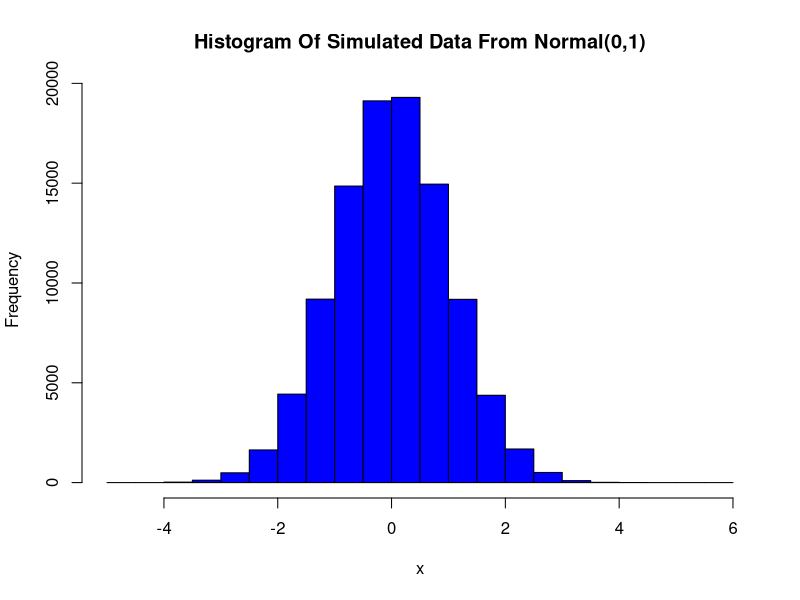
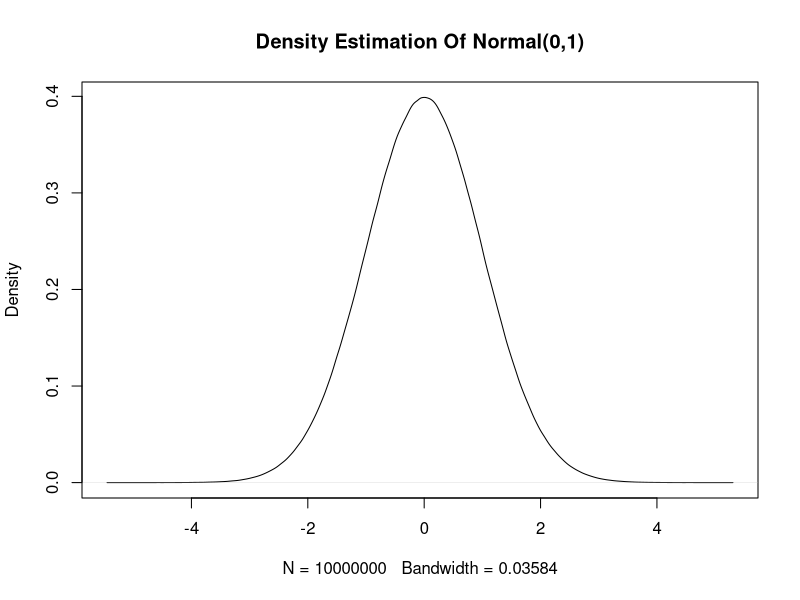
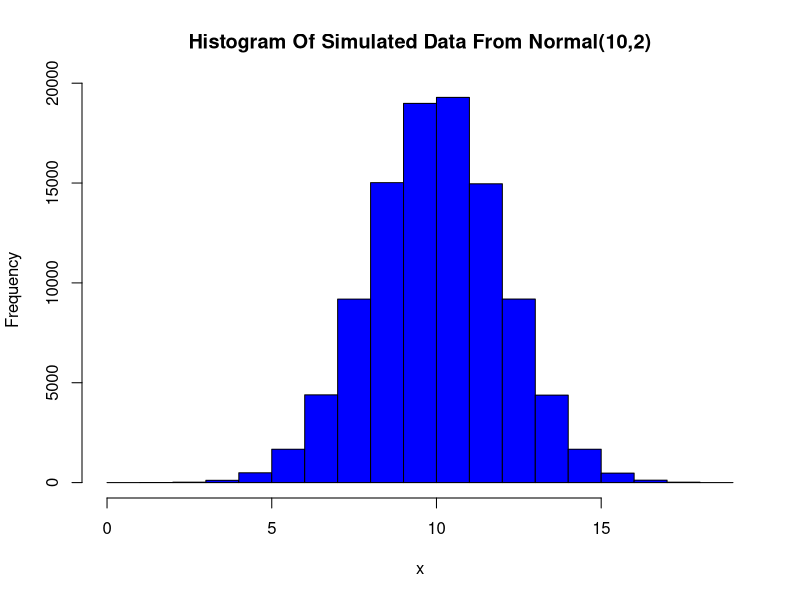
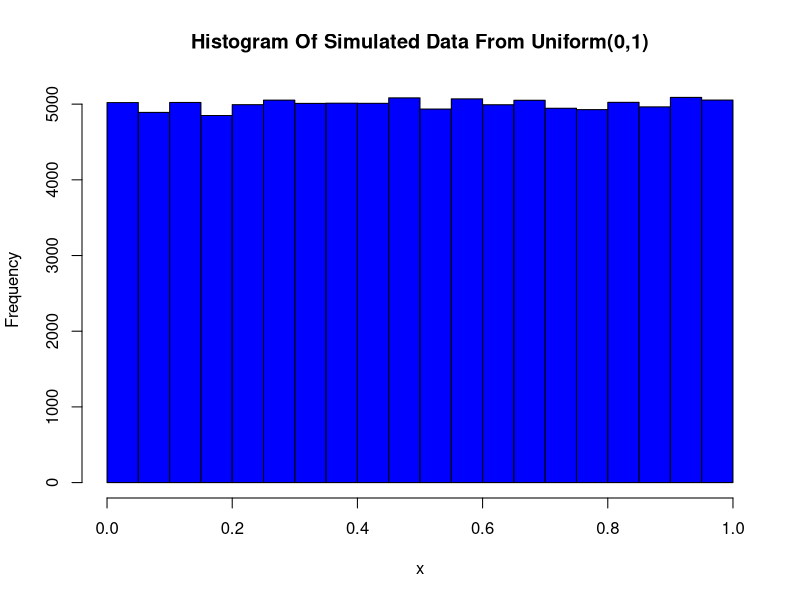
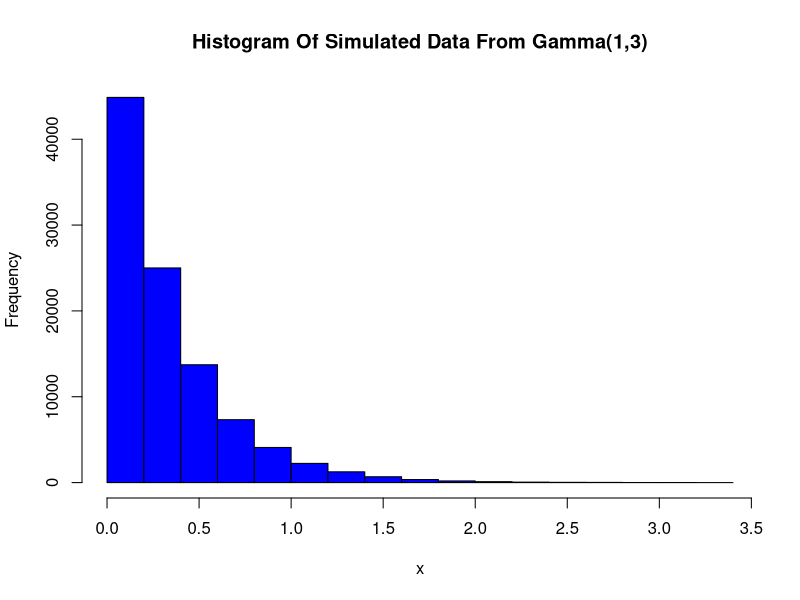
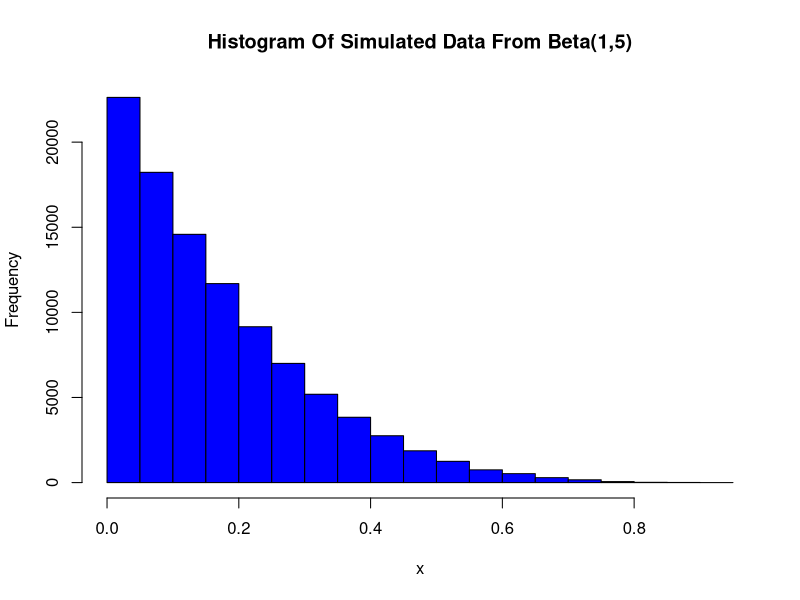
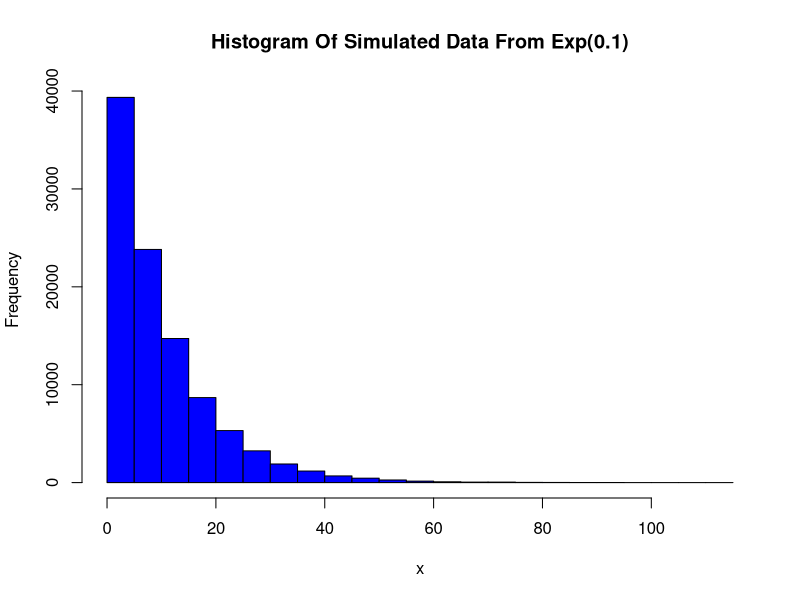
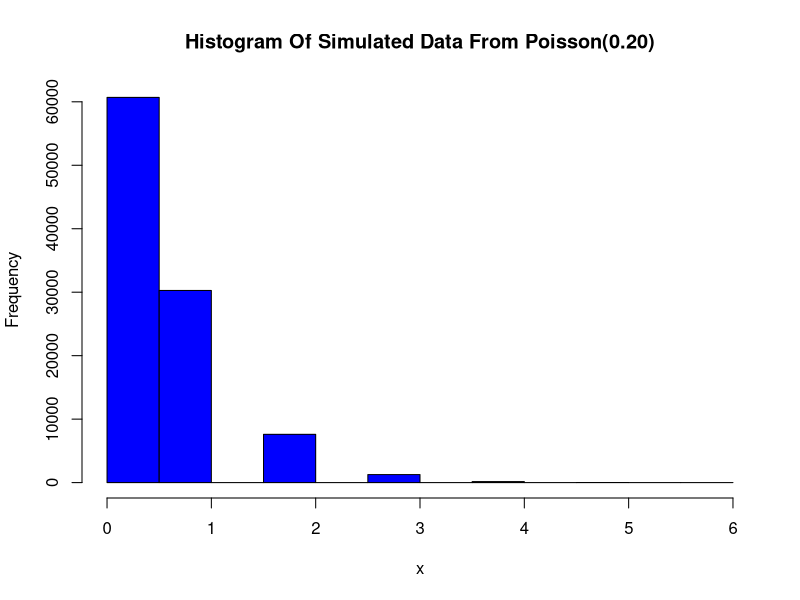

Write the R code that produced these figures, in order.

#-------------------------------------------------------------------------------
# Introduction to R
#-------------------------------------------------------------------------------

# To clear workspace: press ctrl L

# To clear history from R environment 
rm(list=ls(all=TRUE))

# R is working with objects. Objects (scalars, vectors, matrices, lists)
# can be created with the <- operator (or =).

# Scalars
x <- 10
x
y <- 20
y

x+y
x-y
x*y
x^2
x/y

#-------------------------------------------------------------------------------
# Vectors
x <- 1:10
x
# [1]  1  2  3  4  5  6  7  8  9 10

y <- x + 5
y
# [1]  6  7  8  9 10 11 12 13 14 15

x+y
# [1]  7  9 11 13 15 17 19 21 23 25

x-y
# [1] -5 -5 -5 -5 -5 -5 -5 -5 -5 -5

x*y
# [1]   6  14  24  36  50  66  84 104 126 150

x/y
# [1] 0.1666667 0.2857143 0.3750000 0.4444444 0.5000000
# [5] 0.5454545 0.5833333 0.6153846 0.6428571 0.6666667

x^2
# [1]   1   4   9  16  25  36  49  64  81 100

#-------------------------------------------------------------------------------
# Simple Mathematical Functions
exp(x)
# [1]     2.718282     7.389056    20.085537    54.598150   148.413159
# [5]   403.428793  1096.633158  2980.957987  8103.083928 22026.465795

sqrt(x)
# [1] 1.000000 1.414214 1.732051 2.000000 2.236068
# [5] 2.449490 2.645751 2.828427 3.000000 3.162278

abs(x)
# [1]  1  2  3  4  5  6  7  8  9 10

factorial(x)
# [1]       1       2       6      24     120
# [5]     720    5040   40320  362880 3628800

log(x)
# [1] 0.0000000 0.6931472 1.0986123 1.3862944 1.6094379
# [5]1.7917595 1.9459101 2.0794415 2.1972246 2.3025851

pi
# [1] 3.141593

x <- c(0.5, 1.2, 1.88, 3.2, 4.5)
x
# [1] 0.50 1.20 1.88 3.20 4.50

ceiling(x)
# [1] 1 2 2 4 5

floor(x)
# [1] 0 1 1 3 4

round(x, 2)
# [1] 0.50 1.20 1.88 3.20 4.50

round(exp(x), 3)
#[1]  1.649  3.320  6.554 24.533 90.017

x <- c(-100, 0, 50)
#[1] -100    0   50

sign(x)
#[1] -1  0  1

#-------------------------------------------------------------------------------
# Matrices
A <- matrix(1:9, nrow = 3, ncol=3, byrow=TRUE)
A
#       [,1] [,2] [,3]
# [1,]    1    2    3
# [2,]    4    5    6
# [3,]    7    8    9

# Subscription of matrix columns
A[,1]
# [1] 1 4 7

A[,2]
# [1] 2 5 8

A[,3]
# [1] 3 6 9

# Subscription of matrix rows
A[1,]
# [1] 1 2 3

A[2,]
# [1] 4 5 6

A[3,]
# [1] 7 8 9

# Subscription of matrix elements
A[1,1]
# [1] 1

A[2,3]
# [1] 6
 

B <- matrix(11:19, nrow = 3, ncol=3, byrow=TRUE)
B
#      [,1] [,2] [,3]
# [1,]   11   12   13
# [2,]   14   15   16
# [3,]   17   18   19


A+B
#      [,1] [,2] [,3]
# [1,]   12   14   16
# [2,]   18   20   22
# [3,]   24   26   28

B-A
#      [,1] [,2] [,3]
# [1,]   10   10   10
# [2,]   10   10   10
# [3,]   10   10   10

# Element by Element Matrix Multiplication, A[i,j] * B[i,j]
A*B
#      [,1] [,2] [,3]
# [1,]   11   24   39
# [2,]   56   75   96
# [3,]  119  144  171

# Element by Element Matrix Power, B[i,j] ^ A[i,j]
B^A
#           [,1]        [,2]         [,3]
# [1,]        11         144         2197
# [2,]     38416      759375     16777216
# [3,] 410338673 11019960576 322687697779

# Matrix Multiplication
A%*%B
#      [,1] [,2] [,3]
# [1,]   90   96  102
# [2,]  216  231  246
# [3,]  342  366  390

exp(A)
#             [,1]        [,2]       [,3]
# [1,]    2.718282    7.389056   20.08554
# [2,]   54.598150  148.413159  403.42879
# [3,] 1096.633158 2980.957987 8103.08393

sqrt(A)
#          [,1]     [,2]     [,3]
# [1,] 1.000000 1.414214 1.732051
# [2,] 2.000000 2.236068 2.449490
# [3,] 2.645751 2.828427 3.000000

# Diagonal of matrix A
diag(A)
# [1] 1 5 9

# Defining an Identity matrix
C = diag(3)
C
#      [,1] [,2] [,3]
# [1,]    1    0    0
# [2,]    0    1    0
# [3,]    0    0    1
 
# Means per row
apply(A, 1, mean)
# [1] 2 5 8

# Means per column
apply(A, 2, mean)

# cumsum
apply(A, 1, cumsum)
apply(A, 2, cumsum)

# Arrays 
A <- matrix(c(1, 2, 3, 4), nrow = 2, ncol=2, byrow=FALSE)
A
#      [,1] [,2]
# [1,]    1    3
# [2,]    2    4

B <- matrix(c(5, 6, 7, 8), nrow = 2, ncol=2, byrow=FALSE)
B
#      [,1] [,2]
# [1,]    5    7 
# [2,]    6    8

C <- matrix(c(9, 10, 11, 12), nrow = 2, ncol=2, byrow=FALSE)
#      [,1] [,2]
# [1,]    9   11
# [2,]   10   12

Z <- c(A,B,C)
# [1]  1  2  3  4  5  6  7  8  9 10 11 12

W <- array(Z, dim=c(2, 2, 3))
W

# , , 1

#      [,1] [,2]
# [1,]    1    3
# [2,]    2    4

#, , 2

#      [,1] [,2]
# [1,]    5    7
# [2,]    6    8

# , , 3

#     [,1] [,2]
# [1,]    9   11
# [2,]   10   12

W[1,,]
#     [,1] [,2] [,3]
# [1,]    1    5    9
# [2,]    3    7   11

W[,1,]
#      [,1] [,2] [,3]
# [1,]    1    5    9
# [2,]    2    6   10

W[,,1]
#      [,1] [,2]
# [1,]    1    3
# [2,]    2    4


#-------------------------------------------------------------------------------
# Lists
X <- NULL
X[[1]] <- 1:5
X[[2]] <- 11:20
X
# [[1]]
# [1] 1 2 3 4 5

# [[2]]
# [1] 11 12 13 14 15 16 17 18 19 20

X[[1]][3:5]
X[[2]][3:5]

    
#-------------------------------------------------------------------------------
# Statistical Functions
set.seed(12345)
x <- rnorm(100)
x
#  [1]  0.58552882  0.70946602 -0.10930331 -0.45349717  0.60588746
#  [6] -1.81795597  0.63009855 -0.27618411 -0.28415974 -0.91932200
# [11] -0.11624781  1.81731204  0.37062786  0.52021646 -0.75053199
# [16]  0.81689984 -0.88635752 -0.33157759  1.12071265  0.29872370
# [21]  0.77962192  1.45578508 -0.64432843 -1.55313741 -1.59770952
# [26]  1.80509752 -0.48164736  0.62037980  0.61212349 -0.16231098
# [31]  0.81187318  2.19683355  2.04919034  1.63244564  0.25427119
# [36]  0.49118828 -0.32408658 -1.66205024  1.76773385  0.02580105
# [41]  1.12851083 -2.38035806 -1.06026555  0.93714054  0.85445172
# [46]  1.46072940 -1.41309878  0.56740325  0.58318765 -1.30679883
# [51] -0.54038607  1.94769266  0.05359027  0.35166284 -0.67097654
# [56]  0.27795369  0.69117127  0.82379533  2.14506502 -2.34694398
# [61]  0.14959198 -1.34253148  0.55330308  1.58996284 -0.58687959
# [66] -1.83237731  0.88813943  1.59348847  0.51685467 -1.29567168
# [71]  0.05461558 -0.78464937 -1.04935282  2.33051196  1.40270538
# [76]  0.94260085  0.82625829 -0.81154049  0.47624828  1.02125841
# [81]  0.64538307  1.04314355 -0.30436911  2.47711092  0.97122067
# [86]  1.86709918  0.67204247 -0.30795338  0.53652372  0.82487007
# [91] -0.96390148 -0.85508251  1.88694694 -0.39181937 -0.98063295
# [96]  0.68733210 -0.50504352  2.15771982 -0.59979756 -0.69454669

mean(x)     
# [1] 0.2451972
 
median(x)
# [1] 0.4837183

max(x)
# [1] 2.477111

min(x)
# [1] -2.380358

var(x)
# [1] 1.242625             

# quantile(x, probs)
quantile(x, c(0.25, 0.50, 0.75))
#     25%        50%        75% 
# -0.5901091  0.4837183  0.9003897

#Interquantile range
quantile(x,0.75) - quantile(x,0.25) 

# Semi-interquantile range
(quantile(x,0.75) - quantile(x,0.25))/2

#-------------------------------------------------------------------------------
# Correlation and Covariance
set.seed(12345)
x <- rnorm(100)
y <- x + rnorm(length(x))

cor(x,y)
# [1] 0.7716394

cov(x,y)
# [1]  1.360096


#-------------------------------------------------------------------------------
x <- c(1:5, 3:8)
# [1] 1 2 3 4 5 3 4 5 6 7 8

rank(x)            
# [1]  1.0  2.0  3.5  5.5  7.5  3.5  5.5  7.5  9.0 10.0 11.0

table(x)
# x
# 1 2 3 4 5 6 7 8 
# 1 1 2 2 2 1 1 1

#-------------------------------------------------------------------------------
# If
x <- -5
if (x>=0) z <- 1  else  z <- 0
z
# [1] 0

x <- c(-10, 0, 10)
z <- NULL

#-------------------------------------------------------------------------------
# For Loop
x <- c(-10, 0, 10)
for (i in 1:length(x)) 
{
	if (x[i]>0) z[i] <- 1  else  z[i] <- 0
}
z	
# [1] 0 0 1
 
#-------------------------------------------------------------------------------
# Writing Simple Functions
xsquare <- function(x)
{
	xsquare <- x^2
    return(xsquare)
}

xsquare
# function(x)
# {
# 	xsquare <- x^2
#   return(xsquare)
# }

xsquare(2)
# [1] 4

x <- 1:10
xsquare(x)
# [1]   1   4   9  16  25  36  49  64  81 100

x <- 1:10
xsq <- x^2
xsq
# [1]   1   4   9  16  25  36  49  64  81 100

x <- 1:10
xsq <- NULL
for (i in 1:length(x)) 
{
   	xsq[i] <- x[i]^2
}
xsq  
# [1]   1   4   9  16  25  36  49  64  81 100

#-------------------------------------------------------------------------------
# Write a function to evaluate f(x,y,z) = (x+y)^z
fun1 <- function(x,y,z)
{
   	fun1 <- (x+y)^z
    return(fun1)
}

x <- 1:10
# [1]  1  2  3  4  5  6  7  8  9 10

y <- 11:20
# [1] 11 12 13 14 15 16 17 18 19 20

z <- 2
# [1] 2

fun1(x,y,z)
# [1] 144 196 256 324 400 484 576 676 784 900

#-------------------------------------------------------------------------------
# Simulation and Simple Graphics
n <- 100000
x <- rnorm(n)
hist(x, col='blue', main='Histogram Of Simulated Data From Normal(0,1)')
summary(x)

x <- rnorm(10000000)
plot(density(x), main='Density Estimation Of Normal(0,1)')

n <- 100000
x <- rnorm(n,10,2)
hist(x, col='blue', main='Histogram Of Simulated Data From Normal(10,2)')
summary(x)

x <- runif(100000)
hist(x, col='blue', main='Histogram Of Simulated Data From Uniform(0,1)')
summary(x)

x <- rgamma(100000,1,3)
hist(x,col='blue', main='Histogram Of Simulated Data From Gamma(1,3)')
summary(x)

x <- rbeta(100000,1,5)
hist(x,col='blue', main='Histogram Of Simulated Data From Beta(1,5)')
summary(x)

x <- rexp(100000,0.1)
hist(x,col='blue', main='Histogram Of Simulated Data From Exp(0.1)')
summary(x)

x <- rpois(100000,0.50)
hist(x,col='blue', main='Histogram Of Simulated Data From Poisson(0.20)')
summary(x)
table(x)

x <- rpois(100000,2)
hist(x,col='blue', main='Histogram Of Simulated Data From Poisson(2)')
summary(x)
table(x)

x <- rgeom(100000,0.1)
hist(x,col='blue', main='Histogram Of Simulated Data From Geometric(0.1)')
summary(x)
table(x)

x <- rnbinom(100000, mu=1.5, size=1.0)
hist(x,col='blue', 
     main='Histogram Of Simulated Data From NegBin(mu=2,theta=5)')
summary(x)
table(x)

#-------------------------------------------------------------------------------
# dnorm, pnorm, qnorm, rnorm
x <- seq(-5, 5, 0.0001)
dfx <-dnorm(x, 0, 1, log = FALSE)
plot(dfx, t='l')

pnorm(0,0,1)
# [1] 0.5

x <- seq(-0.5, 0.5, 0.5)
x
# [1] -0.5  0.0  0.5

round(pnorm(x, 0, 1), 4)
# [1] 0.3085 0.5000 0.6915

x <- c(0.025, 0.05, 0.25, 0.50, 0.75, 0.95, 0.975)
# [1] 0.025 0.050 0.250 0.500 0.750 0.950 0.975
round(qnorm(x,0,1), 4)
# [1] -1.9600 -1.6449 -0.6745  0.0000  0.6745  1.6449  1.9600

x <- rnorm(100000)
plot(ecdf(x),main='Empirical cumulative distribution function')

curve(dnorm(x,m=0,sd=1),from=-6,to=6,main="Normal distribution")

x <- rnorm(10000)
qqnorm(x)

x <- rnorm(10000, 10, 2)
z <- (x-mean(x))/sd(x)
qqnorm(z)
abline(0,1)

